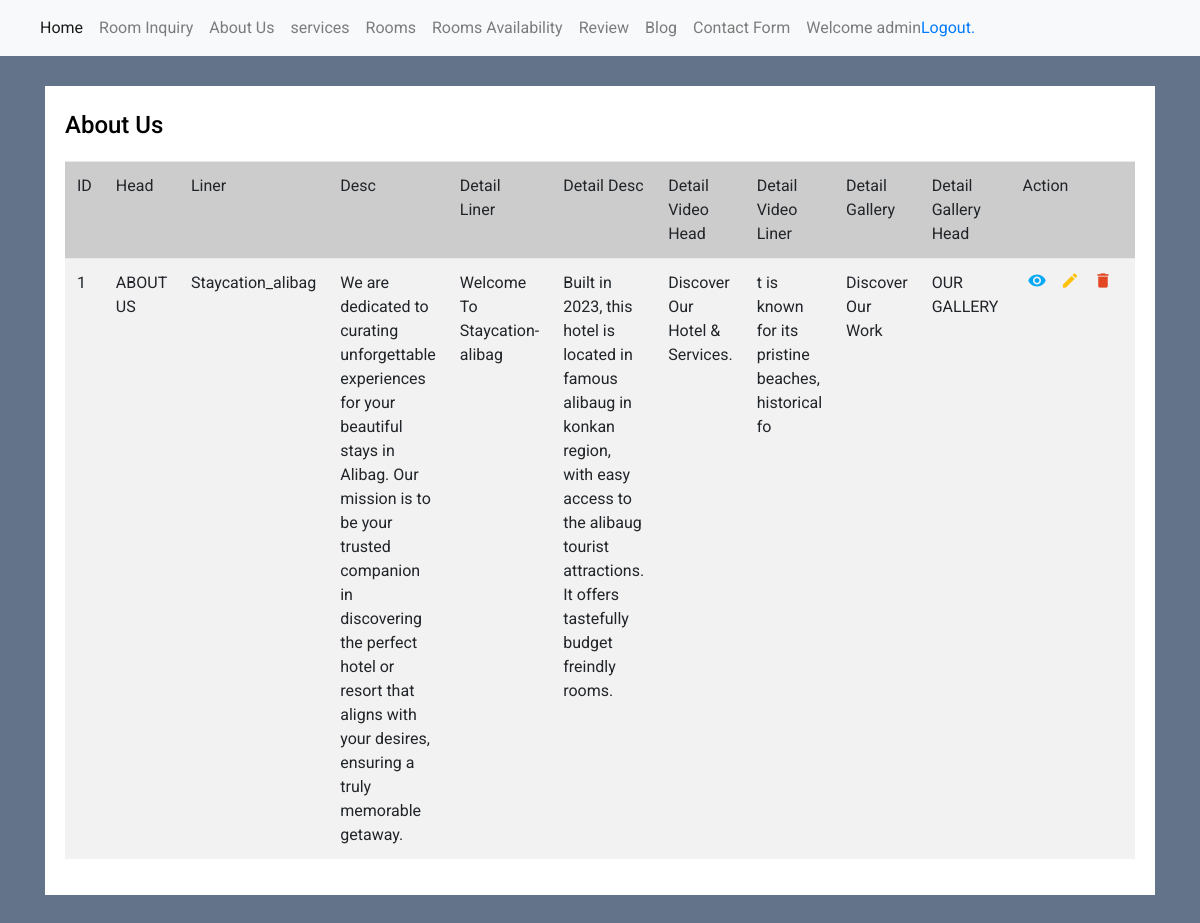
Page /admin/about_us.php (signed in) on the earlier database version.
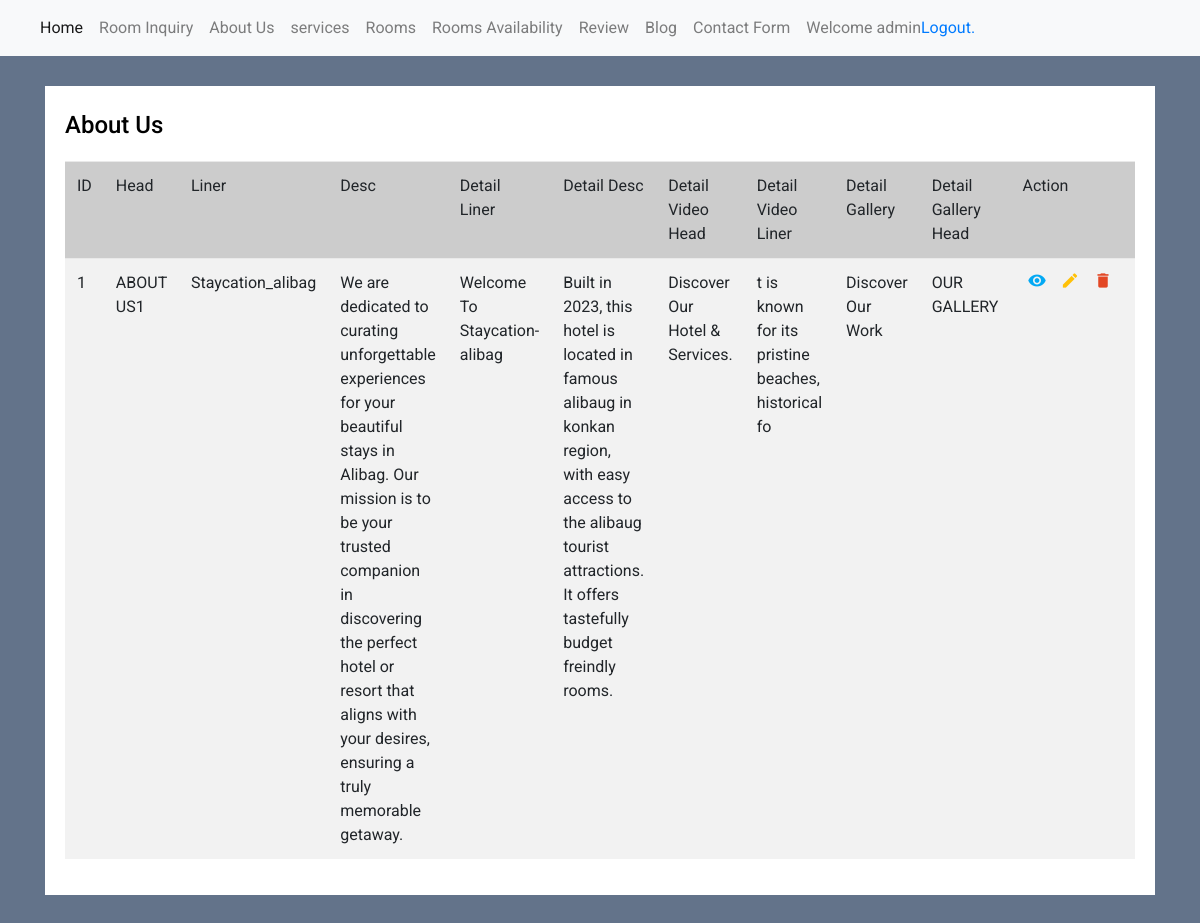
Same page on the later database version.
### tables this page shows
CREATE TABLE `about_us` (
  `id` int(11) NOT NULL,
  `head` varchar(50) NOT NULL,
  `liner` varchar(50) NOT NULL,
  `descriptions` varchar(1000) NOT NULL,
  `detail_liner` varchar(50) NOT NULL,
  `detail_desc` varchar(1000) NOT NULL,
  `detail_video_head` varchar(50) NOT NULL,
  `detail_video_liner` varchar(100) NOT NULL,
  `detail_gallery_head` varchar(50) NOT NULL,
  `detail_gallery` varchar(50) NOT NULL
);

### admin/about_us.php (the view, shortened to what this page needs)
<?php
include('dbconnection.php');
if(!isset($_SESSION['valid'])) {
    header('Location: index.php');
}
else
{
?>
<!DOCTYPE html>
<html lang="en">
<head>
<link rel="stylesheet" href="https://stackpath.bootstrapcdn.com/bootstrap/4.5.0/css/bootstrap.min.css">
<link rel="stylesheet" href="https://maxcdn.bootstrapcdn.com/font-awesome/4.7.0/css/font-awesome.min.css">
</head>
<body>
<nav class="navbar navbar-expand-lg navbar-light bg-light">
<div class="collapse navbar-collapse" id="navbarSupportedContent">
<ul class="navbar-nav mr-auto">
<li class="nav-item active">
<a class="nav-link" href="main.php">Home <span class="sr-only">(current)</span></a>
</li>
<li class="nav-item">
<a class="nav-link" href="room_inquiry.php">Room Inquiry</a>
</li>
<li class="nav-item">
<a class="nav-link" href="about_us.php">About Us</a>
</li>
<li class="nav-item">
<a class="nav-link" href="services.php">services</a>
</li>
<li class="nav-item">
<a class="nav-link" href="main.php">Rooms</a>
</li>
<li class="nav-item">
<a class="nav-link" href="room_availibility.php">Rooms Availability</a>
</li>
<li class="nav-item">
<a class="nav-link" href="review.php">Review</a>
</li>
<li class="nav-item">
<a class="nav-link" href="blog.php">Blog</a>
</li>
<li class="nav-item">
<a class="nav-link" href="contact.php">Contact Form</a>
</li>
<li class="nav-item">
<div class="nav-link">Welcome <?php echo $_SESSION['valid']; ?><a href="logout.php" tite="Logout">Logout.</a></div>
</li>
</ul>
</div>
</nav>
<div class="container-xl">
<div class="table-responsive">
<div class="table-wrapper">
<div class="table-title">
<div class="row">
<div class="col-sm-5">
<h2>About Us</h2>
</div>
<div class="col-sm-7" align="right">
</div>
</div>
</div>
<table class="table table-striped table-hover">
<thead>
<tr bgcolor='#CCCCCC'>
<td>ID</td>
<td>Head</td>
<td>Liner</td>
<td>Desc</td>
<td>Detail Liner</td>
<td>Detail Desc</td>
<td>Detail Video Head</td>
<td>Detail Video Liner</td>
<td>Detail Gallery</td>
<td>Detail Gallery Head</td>
<td>Action</td>
</tr>
</thead>
<tbody>
<?php
$ret=mysqli_query($con,"SELECT * FROM about_us");
$cnt=1;
$row=mysqli_num_rows($ret);
if($row>0){
while ($row=mysqli_fetch_array($ret)) {
?>
<tr>
<td><?php echo $cnt;?></td>
<td><?php  echo $row['head'];?></td>
<td><?php  echo $row['liner'];?></td>
<td><?php  echo $row['descriptions'];?></td>
<td> <?php  echo $row['detail_liner'];?></td>
<td> <?php  echo $row['detail_desc'];?></td>
<td> <?php  echo $row['detail_video_head'];?></td>
<td> <?php  echo $row['detail_video_liner'];?></td>
<td> <?php  echo $row['detail_gallery'];?></td>
<td> <?php  echo $row['detail_gallery_head'];?></td>
<td>
<?php
if($_SESSION["admin_status"] == "Y")
{
    ?>
<a href="read.php?viewid=<?php echo htmlentities ($row['id']);?>" class="view" title="View" data-toggle="tooltip"><i class="material-icons">&#xE417;</i></a>
    <a href="edit_about.php?editid=<?php echo htmlentities ($row['id']);?>" class="edit" title="Edit" data-toggle="tooltip"><i class="material-icons">&#xE254;</i></a>
    <a href="main.php?delid=<?php echo ($row['id']);?>" class="delete" title="Delete" data-toggle="tooltip" onclick="return confirm('Do you really want to Delete ?');"><i class="material-icons">&#xE872;</i></a>
    <?php
}
?>
</td>
</tr>
<?php
$cnt=$cnt+1;
} } else {?>
<tr>
    <th style="text-align:center; color:red;" colspan="6">No Record Found</th>
</tr>
<?php } ?>
</tbody>
</table>
</div>
</div>
</div>
</body>
</html>
<?php
}
?>

Differences in the rows shown:
changed about_us "Staycation_alibag": head "ABOUT US" → "ABOUT US1"
